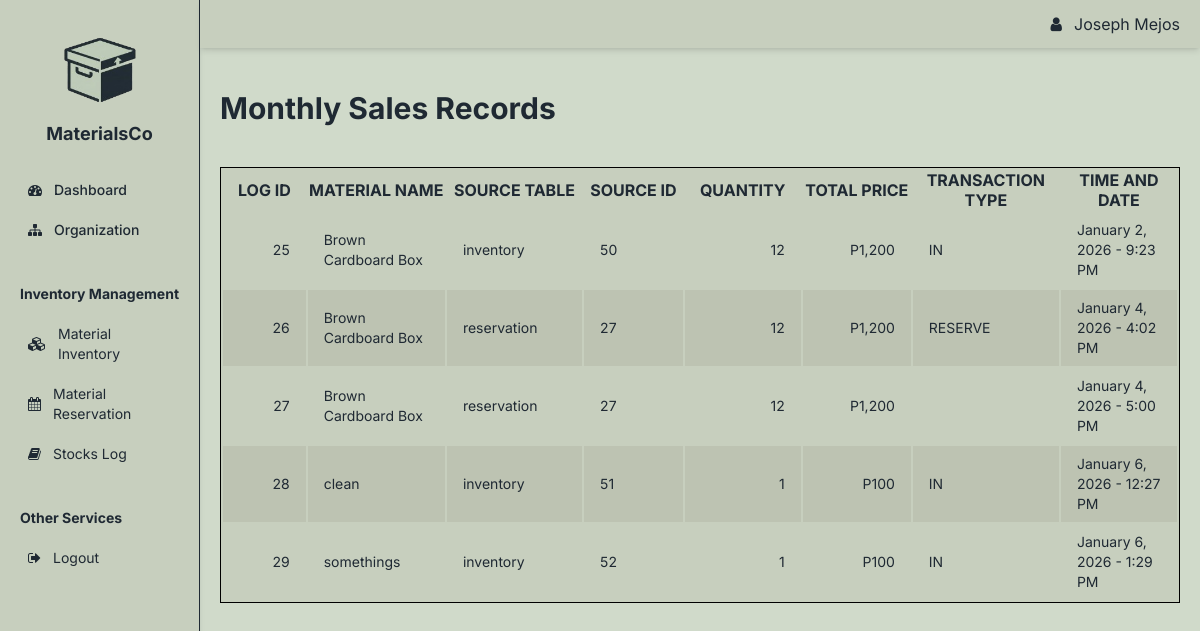
/Stocks.php (signed in), run on an earlier commit of the app's database.
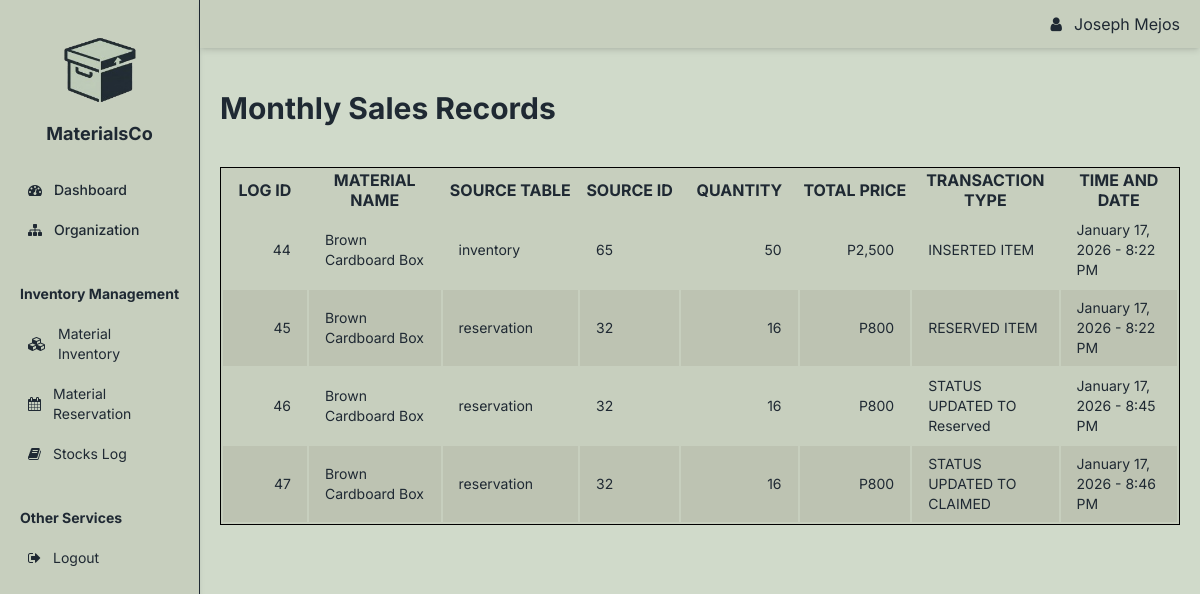
And on a later commit of the database.
### tables this page shows
CREATE TABLE `stocks_log` (
  `STOCKS_ID` int(11) NOT NULL,
  `MATERIAL_NAME` varchar(100) NOT NULL,
  `USER_ID` int(11) DEFAULT NULL,
  `SOURCE_TABLE` varchar(100) DEFAULT NULL,
  `SOURCE_ID` int(11) DEFAULT NULL,
  `QUANTITY` int(11) NOT NULL,
  `TRANSACTION_TYPE` varchar(255) NOT NULL,
  `TIME_AND_DATE` datetime DEFAULT current_timestamp()
);

### Classes/Dbh.Class.php (called while the page is built)
<?php
class Dbh {
    private $host = "localhost";
    private $user = "root";
    private $pass = "";
    private $db = "materialcodb";
    private $conn;
    protected function connection(){
        if (!$this->conn) {
            try {
                $dsn = 'mysql:host='. $this->host . ';dbname=' . $this->db;
                $this->conn = new PDO($dsn, $this->user, $this->pass);
                $this->conn->setAttribute(PDO::ATTR_DEFAULT_FETCH_MODE, PDO::FETCH_ASSOC);
                $this->conn->setAttribute(PDO::ATTR_ERRMODE, PDO::ERRMODE_EXCEPTION);
            } catch(PDOException $e) {
                echo "Error:" . $e->getMessage() . "<br>";
                die();
            }
        }
        return $this->conn;
    }
}

### Classes/Items.Class.php (called while the page is built, shortened)
<?php
include_once __DIR__ . '/Dbh.Class.php';
class Items extends Dbh {
    protected function getStocks($userID) {
        $query = "
                SELECT
                    s.STOCKS_ID,
                    s.MATERIAL_NAME,
                    s.USER_ID,
                    s.SOURCE_TABLE,
                    s.SOURCE_ID,
                    s.QUANTITY,
                    s.TRANSACTION_TYPE,
                    s.TIME_AND_DATE,
                    (s.QUANTITY * i.PRICE) AS TOTAL_PRICE
                FROM stocks_log s
                LEFT JOIN inventory i
                    ON s.MATERIAL_NAME = i.MATERIAL_NAME
                    AND i.IS_ACTIVE = 1
                WHERE s.USER_ID = ?
                ";
        $stmt = $this->connection()->prepare($query);
        if (!$stmt->execute([$userID])) {
            return false;
        }
        return $stmt->fetchAll(PDO::FETCH_ASSOC);
    }
}

### Classes/ItemsView.Class.php (called while the page is built, shortened)
<?php
class ItemsView extends ItemsCntrl{
    public function viewStocks($userID){
        return $this->getStocks($userID);
    }
}

### Stocks.php (the view, shortened to what this page needs)
<body>
    <?php
        include __DIR__ . "/Inclusions/Head.php";
        include __DIR__ . "/Classes/Dbh.Class.php";
        include __DIR__ . "/Classes/ItemsView.Class.php";
        $itemsView = new ItemsView();
        $USER_ID = $_SESSION['USER_ID'];
        $Stocks = $itemsView->viewStocks($USER_ID);
    ?>
    <div id="BodyDiv" class="w-full min-h-screen flex bg-[D0DACA] text-[1F2933]">
        <div class="w-1/5">
            <?php
                include __DIR__ . "/Inclusions/sidebar.php";
            ?>
        </div>
        <div class="w-full flex flex-col gap-5">
            <div>
                <?php include __DIR__ . "/Inclusions/navbar.php";?>
            </div>
            <div class="w-full px-5 h-20 my-2 text-3xl font-bold flex items-center">
                <h1>Monthly Sales Records</h1>
            </div>
            <div class="h-full w-full px-5">
                <table id="stocksTable" class="table-auto border-separate border bg-[C7CFBE] h-fit max-h-full">
                    <thead>
                        <tr class="text-md">
                            <th class="w-md text-[1F2933]">LOG ID</th>
                            <th class="w-md text-[1F2933]">MATERIAL NAME</th>
                            <th class="w-md text-[1F2933]">SOURCE TABLE</th>
                            <th class="w-md text-[1F2933]">SOURCE ID</th>
                            <th class="w-md text-[1F2933]">QUANTITY</th>
                            <th class="w-md text-[1F2933]">TOTAL PRICE</th>
                            <th class="w-md text-[1F2933]">TRANSACTION TYPE</th>
                            <th class="w-md text-[1F2933]">TIME AND DATE</th>
                        </tr>
                    </thead>
                    <tbody>
                        <?php if (count($Stocks) > 0): ?>
                            <?php foreach ($Stocks as $stock): ?>
                                <tr class="odd:bg-[C7CFBE] even:bg-[bdc3b2] border-0 text-[1F2933] h-10 text-sm transition">
                                    <td class="px-4 py-2 text-end"><?= htmlspecialchars($stock['STOCKS_ID']) ?></td>
                                    <td class="px-4 py-2"><?= htmlspecialchars($stock['MATERIAL_NAME']) ?></td>
                                    <td class="px-4 py-2"><?= htmlspecialchars($stock['SOURCE_TABLE']) ?></td>
                                    <td class="px-4 py-2"><?= htmlspecialchars($stock['SOURCE_ID']) ?></td>
                                    <td class="px-4 py-2 text-end"><?= number_format($stock['QUANTITY']) ?></td>
                                    <td class="px-4 py-2 text-end">P<?= number_format($stock['TOTAL_PRICE']) ?></td>
                                    <td class="px-4 py-2"><?= htmlspecialchars($stock['TRANSACTION_TYPE']) ?></td>
                                    <td class="px-4 py-2"><?= date("F j, Y - g:i A", strtotime($stock['TIME_AND_DATE'])) ?></td>
                                </tr>
                            <?php endforeach; ?>
                        <?php else: ?>
                            <tr>
                                <td colspan="7" class="text-center py-5 text-[1F2933]">No stock records found.</td>
                            </tr>
                        <?php endif; ?>
                    </tbody>
                </table>
            </div>
        </div>
    </div>
</body>

What changed in the data, as far as the page shows it:
removed stocks_log: STOCKS_ID "25", MATERIAL_NAME "Brown Cardboard Box", SOURCE_TABLE "inventory", SOURCE_ID "50", QUANTITY "12", TOTAL_PRICE "1,200", TRANSACTION_TYPE "IN", TIME_AND_DATE "January 2, 2026 - 9:23 PM"
removed stocks_log: STOCKS_ID "26", MATERIAL_NAME "Brown Cardboard Box", SOURCE_TABLE "reservation", SOURCE_ID "27", QUANTITY "12", TOTAL_PRICE "1,200", TRANSACTION_TYPE "RESERVE", TIME_AND_DATE "January 4, 2026 - 4:02 PM"
removed stocks_log: STOCKS_ID "27", MATERIAL_NAME "Brown Cardboard Box", SOURCE_TABLE "reservation", SOURCE_ID "27", QUANTITY "12", TOTAL_PRICE "1,200", TIME_AND_DATE "January 4, 2026 - 5:00 PM"
removed stocks_log: STOCKS_ID "28", MATERIAL_NAME "clean", SOURCE_TABLE "inventory", SOURCE_ID "51", QUANTITY "1", TOTAL_PRICE "100", TRANSACTION_TYPE "IN", TIME_AND_DATE "January 6, 2026 - 12:27 PM"
removed stocks_log: STOCKS_ID "29", MATERIAL_NAME "somethings", SOURCE_TABLE "inventory", SOURCE_ID "52", QUANTITY "1", TOTAL_PRICE "100", TRANSACTION_TYPE "IN", TIME_AND_DATE "January 6, 2026 - 1:29 PM"
added stocks_log: STOCKS_ID "44", MATERIAL_NAME "Brown Cardboard Box", SOURCE_TABLE "inventory", SOURCE_ID "65", QUANTITY "50", TOTAL_PRICE "2,500", TRANSACTION_TYPE "INSERTED ITEM", TIME_AND_DATE "January 17, 2026 - 8:22 PM"
added stocks_log: STOCKS_ID "45", MATERIAL_NAME "Brown Cardboard Box", SOURCE_TABLE "reservation", SOURCE_ID "32", QUANTITY "16", TOTAL_PRICE "800", TRANSACTION_TYPE "RESERVED ITEM", TIME_AND_DATE "January 17, 2026 - 8:22 PM"
added stocks_log: STOCKS_ID "46", MATERIAL_NAME "Brown Cardboard Box", SOURCE_TABLE "reservation", SOURCE_ID "32", QUANTITY "16", TOTAL_PRICE "800", TRANSACTION_TYPE "STATUS UPDATED TO Reserved", TIME_AND_DATE "January 17, 2026 - 8:45 PM"
added stocks_log: STOCKS_ID "47", MATERIAL_NAME "Brown Cardboard Box", SOURCE_TABLE "reservation", SOURCE_ID "32", QUANTITY "16", TOTAL_PRICE "800", TRANSACTION_TYPE "STATUS UPDATED TO CLAIMED", TIME_AND_DATE "January 17, 2026 - 8:46 PM"
